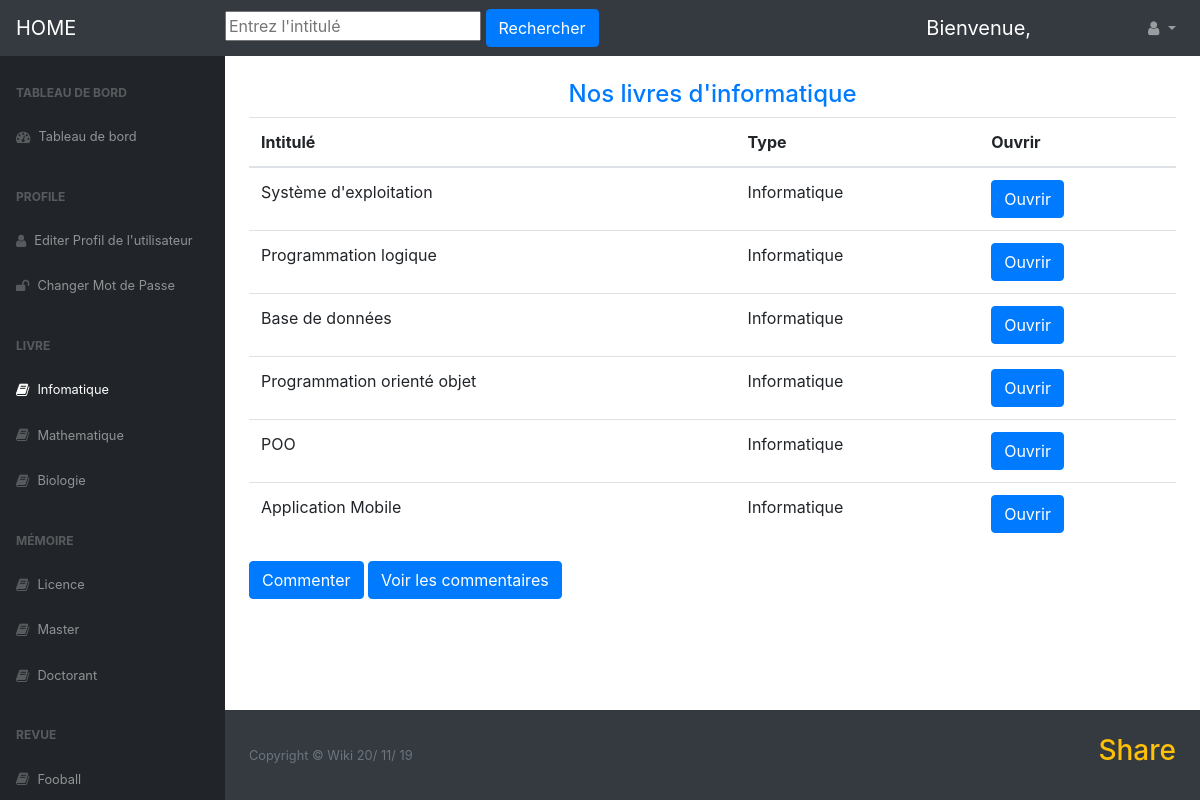
The app's page /info/ with its own data.
### blog/models.py (models this page shows, shortened)
class Document(models.Model):
    intitulé = models.CharField(max_length=100, default="")
    nomAuteur = models.CharField(max_length=100, default="")
    maison_edition = models.CharField(max_length=100, default="")
    annéeEdition = models.DateField(max_length=100, default="")
    nombrePages = models.IntegerField()
    type = models.CharField(max_length=100, default="")
    class Meta:
        abstract = True

class Livre(Document):
    Nbre_tome = models.IntegerField(default=None)
    livre = models.FileField(upload_to='livre', default="")

### blog/views.py (the view)
# urls.py: path('info/', views.info, name='informatique'),
def info(request):
    livres = Livre.objects.all()
    return render(request, 'blog/informatique.html', {'livres': livres})

### blog/templates/blog/informatique.html (shortened to what this page needs)
{%load static%}
{% load social_share %}
<!DOCTYPE html>
<html lang="fr">
<head>
	<link rel="stylesheet" type="text/css" href="{% static 'blog/css/bootstrap/bootstrap.min.css'%}">
    <link rel="stylesheet" type="text/css" href="{% static 'blog/css/style/style.css'%}">
    <link rel="stylesheet" type="text/css" href="{% static 'blog/css/style/style1.css'%}">
    <link rel="stylesheet" type="text/css" href="{% static 'blog/css/fonts/fontawesome/font-awesome.min.css'%}">
</head>
<body class="sb-nav-fixed">
	<nav class="sb-topnav navbar navbar-expand navbar-dark bg-dark">
			  <a class="navbar-brand" href="{%url 'home'%}">HOME</a>
                <form method="post" action="{% url 'search'%}">
                                      <input type="text" name="search" class="" placeholder="Entrez l'intitulé">
                                      <button type="submit" class="btn btn-primary btn sm">Rechercher</button>
               </form>
                                <br><br>
			  <div class="collapse navbar-collapse" id="navbarSupportedContent">
				    <ul class="navbar-nav ml-auto">
				    	<a class="navbar-brand" href="#">
				    		<div class="user-tools">
									Bienvenue,
			               </div>
				    	</a>
		                <li class="nav-item dropdown">
		                    <a class="nav-link dropdown-toggle" id="userDropdown" href="#" role="button" data-toggle="dropdown" aria-haspopup="true" aria-expanded="false"><i class="fa fa-user fa-fw"></i></a>
		                </li>
                   </ul>
               </div>
    </nav>
     <div id="layoutSidenav">
            <div id="layoutSidenav_nav">
                <nav class="sb-sidenav accordion sb-sidenav-dark" id="sidenavAccordion">
                    <div class="sb-sidenav-menu">
                        <div class="nav">
                            <div class="sb-sidenav-menu-heading">TAbleau de Bord</div>
                            <a class="nav-link" href="{%url 'accueil'%}"
                                ><div class="sb-nav-link-icon"><i class="fa fa-tachometer"></i></div>
                                <small>Tableau de bord</small>
                            </a>
                             <div class="sb-sidenav-menu-heading">Profile</div>
                            <a class="nav-link" href="{%url 'edit_profile'%}"
                                ><div class="sb-nav-link-icon"><i class="fa fa-user"></i></div>
                                <small>Editer Profil de l'utilisateur</small>
                            </a>
                                <a class="nav-link" href="{%url 'password'%}">
                                        <div class="sb-nav-link-icon"><i class="fa fa-unlock"></i></div>
                                    <small>Changer Mot de Passe</small>
                                </a>
                            <div class="sb-sidenav-menu-heading">Livre</div>
                            <a class="nav-link" href="{% url 'informatique'%}"
                                ><div class="sb-nav-link-icon"><i class="fa fa-book"></i></div>
                                <small>Infomatique</small>
                                </a>
                             <a class="nav-link" href="{% url 'mathematique' %}"
                                ><div class="sb-nav-link-icon"><i class="fa fa-book"></i></div>
                                <small>Mathematique</small>
                                </a
                            >
                            <a class="nav-link" href="{% url 'biologie'%}">
                                    <div class="sb-nav-link-icon"><i class="fa fa-book"></i></div>
                                    <small> Biologie</small>
                             </a>
                            <div class="sb-sidenav-menu-heading">Mémoire</div>
                            <a class="nav-link" href="{% url 'licence'%}"
                                ><div class="sb-nav-link-icon"><i class="fa fa-book"></i></div>
                                <small>Licence</small>
                                </a
                            ><a class="nav-link" href="{% url 'master'%}"
                                ><div class="sb-nav-link-icon"><i class="fa fa-book"></i></div>
                                <small>Master</small>
                                </a
                            >
                            <a class="nav-link" href="{% url 'doctorat'%}">
                                    <div class="sb-nav-link-icon"><i class="fa fa-book"></i></div>
                                    <small>Doctorant</small>
                             </a>
                            <div class="sb-sidenav-menu-heading">Revue</div>
                            <a class="nav-link" href="{% url 'football'%}"
                                ><div class="sb-nav-link-icon"><i class="fa fa-book"></i></div>
                                <small>Fooball</small>
                                </a>
                        </div>
                    </div>
                </nav>
            </div>
            <div id="layoutSidenav_content">
                <main>
                    <div class="container-fluid">
                        <h4 class="mt-4 text-center text-primary">Nos livres d'informatique</h4>
                          <table class="table">
                             <thead>
                                     <tr>
                                         <th>Intitulé</th>
                                         <th>Type</th>
                                         <th>Ouvrir</th>
                                     </tr>
                             </thead>
                              <tbody>
                                      {%for livre in livres %}
                                          {% if livre.type == "Informatique" %}
                                            <tr>
                                               <td>{{livre.intitulé}}</td>
                                               <td>{{livre.type}}</td>
                                               <td><a href="{{livre.livre.url}}" class="btn btn-primary btn sm" target="_blank">Ouvrir</a></td>
                                             </tr>
                                         {% endif %}
                                       {%endfor%}
                              </tbody>
                          </table>
                        <a href="{% url 'review'%}" class="btn btn-primary">Commenter</a>
                         <a href="{%url 'avis_livre'%}" class="btn-primary btn sm" target="_blank" >Voir les commentaires</a>
                    </div>
                    <br><br>
                </main>
                <br>
                       <footer class="py-4 bg-dark mt-auto foot">
                          <div class="container-fluid">
                              <div class="d-flex align-items-center justify-content-between small">
                                  <div class="text-muted">Copyright &copy; Wiki {% now 'y/' %} {% now 'm/' %} {% now 'd' %}</div>
                                      <div>
                                                        <h3 class="text-warning">Share</h3>
                                      </div>
                              </div>
                            </div>
                       </footer>
            </div>
        </div>
</body>
</html>

### records on screen
Livre: intitulé "Système d'exploitation", type "Informatique"
Livre: intitulé "Programmation logique", type "Informatique"
Livre: intitulé "Base de données", type "Informatique"
Livre: intitulé "Programmation orienté objet", type "Informatique"
Livre: intitulé "POO", type "Informatique"
Livre: intitulé "Application Mobile", type "Informatique"
